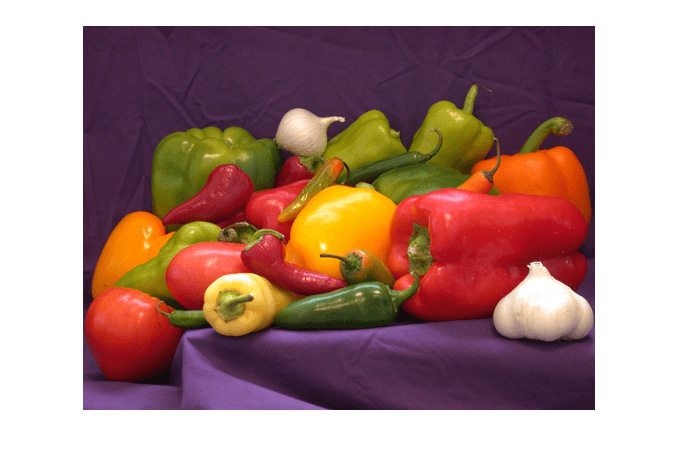
#> input picture photo/bgr.png, 678 x 467 px
$ python edgedetect.py
#> lines starting #> are read from the running program, lines starting #| are printed output that depends on the picture; after the words box and inside, x2 and y2 are one past the last pixel; in counts of white or black regions, pixels touching at a corner belong together
import cv2 as cv
import numpy as np

# Load the image using OpenCV
img = cv.imread("photo/bgr.png")
#> img is the input picture: shape (467, 678, 3); mean B, G, R 132.5, 137.9, 171.7

# Resize the image if needed
img = cv.resize(img, (500, 500))
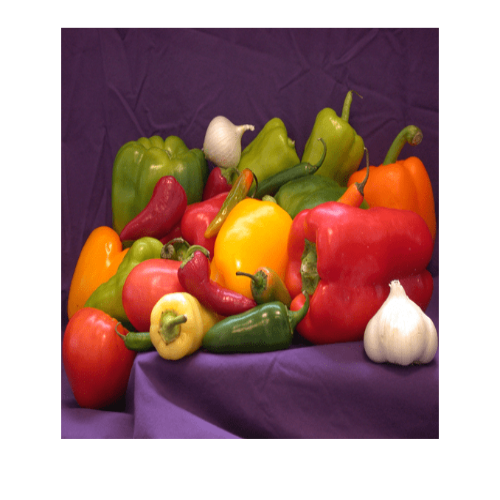
#> img: shape (500, 500, 3); mean B, G, R 132.4, 137.7, 171.6

# Convert the image to grayscale
gray = cv.cvtColor(img, cv.COLOR_BGR2GRAY)
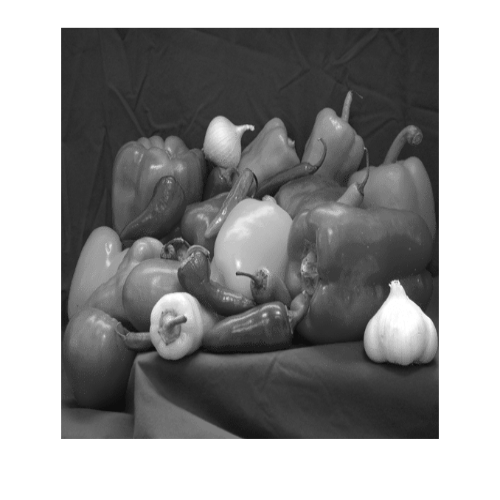
#> gray: shape (500, 500); min 14, max 255, mean 147.2

# Sobel Edge Detection
sobel_x = cv.Sobel(gray, cv.CV_64F, 1, 0, ksize=5)
sobel_y = cv.Sobel(gray, cv.CV_64F, 0, 1, ksize=5)
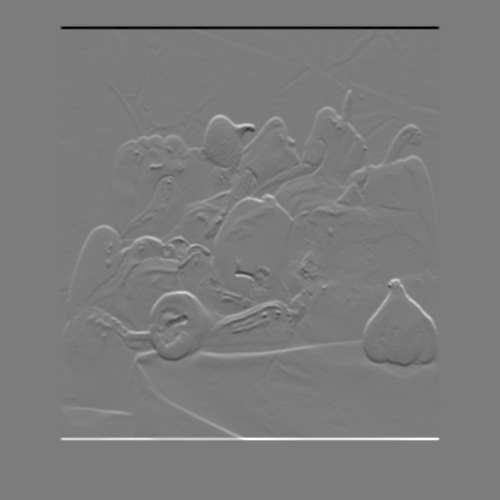
#> sobel_y: shape (500, 500) float64; min -10527, max 11096, mean 0; drawn with min black and max white
magnitude_sobel = np.sqrt(sobel_x**2 + sobel_y**2)

# Canny Edge Detection
edges_canny = cv.Canny(gray, 100, 200)
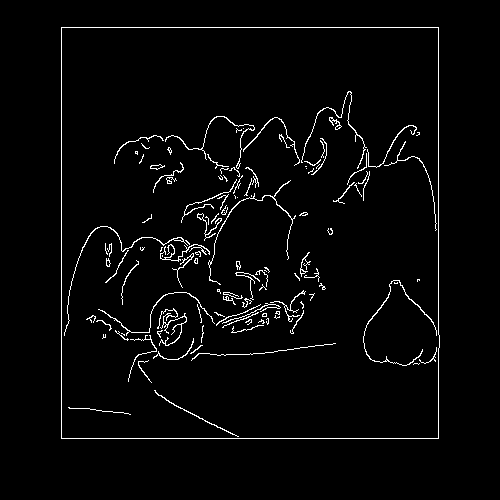
#> edges_canny: shape (500, 500); 2.8% white in thin lines or dots, all inside (x1, y1, x2, y2) = (61, 27, 440, 439)

# Laplacian Edge Detection
laplacian = cv.Laplacian(gray, cv.CV_64F)
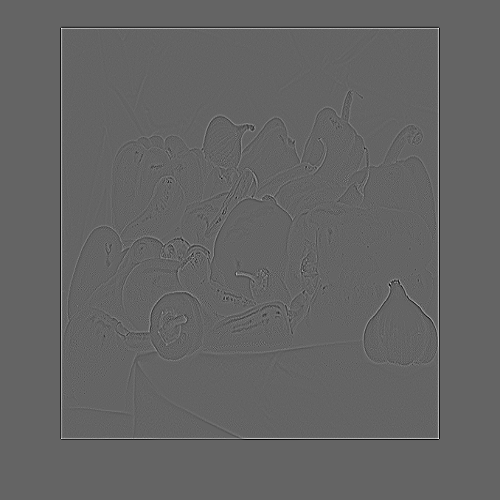
#> laplacian: shape (500, 500) float64; min -218, max 335, mean 0; drawn with min black and max white

# Display the original image and edges
cv.imshow("Original Image", img)
cv.imshow("Sobel X", cv.convertScaleAbs(sobel_x))
cv.imshow("Sobel Y", cv.convertScaleAbs(sobel_y))
cv.imshow("Sobel Magnitude", cv.convertScaleAbs(magnitude_sobel))
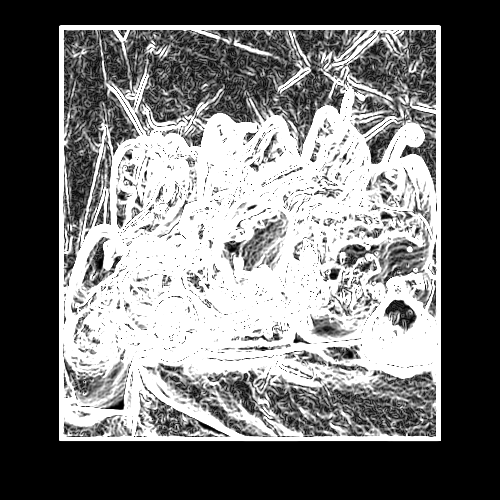
#> window 'Sobel Magnitude': shape (500, 500); min 0, max 255, mean 116
cv.imshow("Canny Edges", edges_canny)
cv.imshow("Laplacian Edges", cv.convertScaleAbs(laplacian))
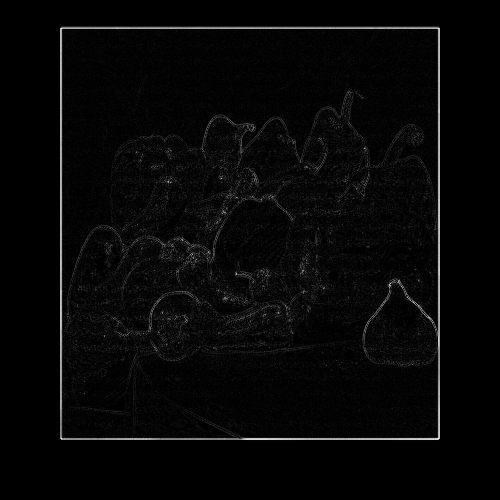
#> window 'Laplacian Edges': shape (500, 500); min 0, max 255, mean 6.7

cv.waitKey(0)
cv.destroyAllWindows()
